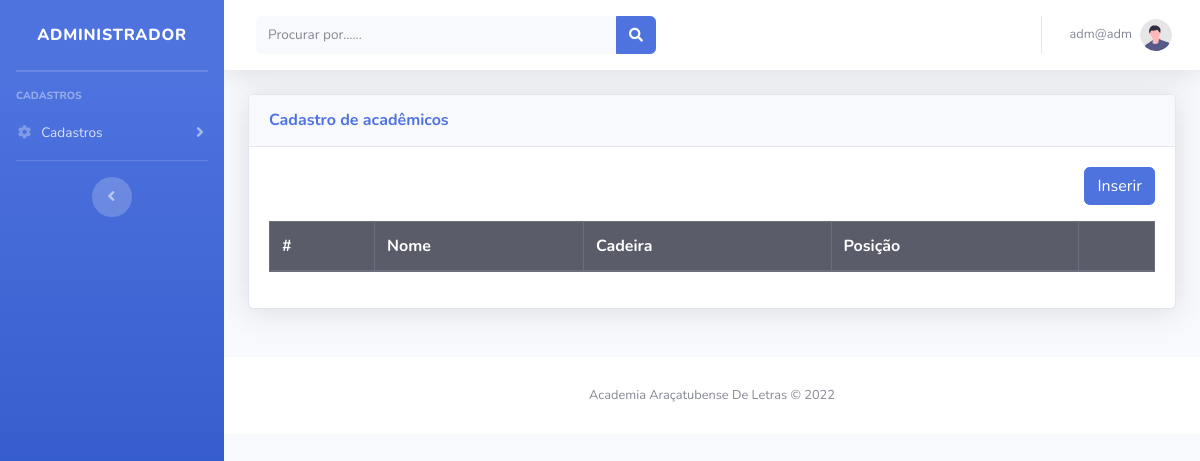
/modulos/academicos/academicos.php (signed in), run on an earlier commit of the app's database.
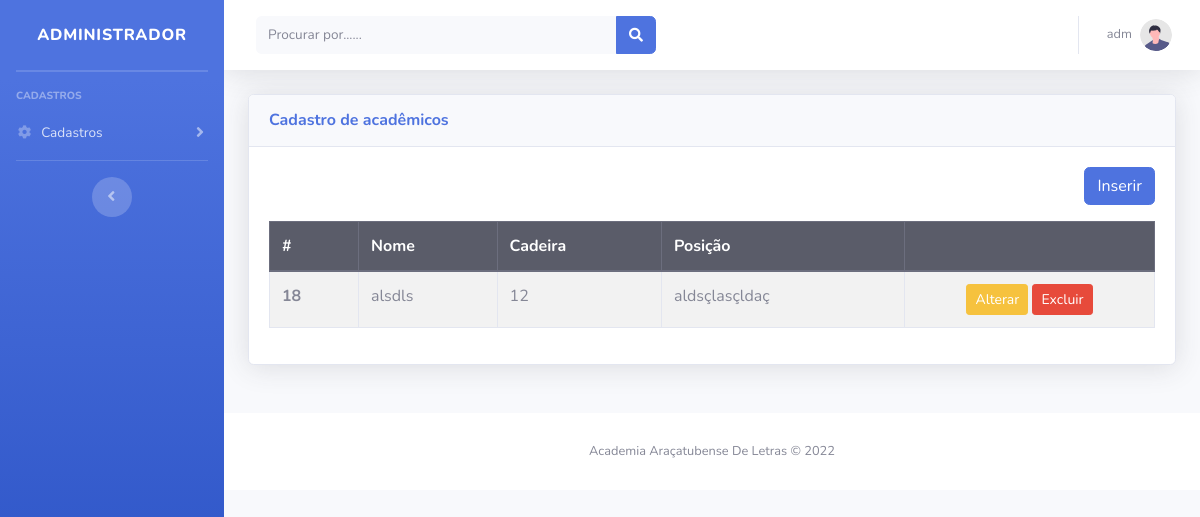
And on a later commit of the database.
### tables this page shows
CREATE TABLE `usuario` (
  `id` int(11) NOT NULL,
  `nome` varchar(150) NOT NULL,
  `email` varchar(100) NOT NULL,
  `telefone` bigint(20) NOT NULL,
  `senha` varchar(20) NOT NULL
);

CREATE TABLE `academicos` (
  `idAcad` int(11) NOT NULL,
  `nomeAcad` varchar(150) NOT NULL,
  `cadeiraAcad` varchar(10) NOT NULL,
  `posicaoAcad` varchar(50) NOT NULL,
  `sobreAcad` text NOT NULL,
  `fotoAcad` varchar(200) NOT NULL
);

### config.php (called while the page is built, shortened)
<?php
    function arquivo($file)
    {
        return ROOT_PATH . $file;
    }
    function usuario()
    {
        $id = $_SESSION['usuario'];
        $sql = "SELECT * FROM usuario WHERE id = $id";
        $query = $GLOBALS['conexaoBanco']->query($sql);
        return $query->fetch();
    }

### modulos/academicos/academicos.php (the view, shortened to what this page needs)
<!DOCTYPE html>
<html lang="pt-br">
<?php
include '../../config.php';
?>
<?php include_once path('template/head.php'); ?>
<body id="page-top">
    <div id="wrapper">
        <?php include_once path('template/sidebar.php'); ?>
        <div id="content-wrapper" class="d-flex flex-column">
            <div id="content">
                <?php include_once path('template/navbar.php'); ?>
                <div class="container-fluid">
                    <div class="row">
                        <div class="col-12 mb-4">
                            <div class="card shadow mb-4">
                                <div class="card-header py-3">
                                    <h6 class="m-0 font-weight-bold text-primary">Cadastro de acadêmicos</h6>
                                </div>
                                <div class="card-body">
                                    <div class="text-right mb-3">
                                        <a class="btn btn-primary" href="inserirAcad.php">Inserir</a>
                                    </div>
                                    <table class="table table-bordered table-striped">
                                        <thead>
                                            <tr class="thead-dark">
                                                <th>#</th>
                                                <th>Nome</th>
                                                <th>Cadeira</th>
                                                <th>Posição</th>
                                                <th></th>
                                            </tr>
                                        </thead>
                                        <tbody>
                                            <?php
                                            $pdo = Banco::conectar();
                                            $sql = 'SELECT * FROM  academicos';
                                            foreach ($pdo->query($sql) as $row) { ?>
                                                <tr>
                                                    <th scope="row"><?= $row['idAcad'] ?></th>
                                                    <td><?= $row['nomeAcad'] ?></td>
                                                    <td><?= $row['cadeiraAcad'] ?></td>
                                                    <td><?= $row['posicaoAcad'] ?></td>
                                                    <td width='250' class="text-center">
                                                        <a class="btn btn-sm btn-warning" href="alterarAcad.php?idAcad=<?= $row['idAcad'] ?>">Alterar</a>
                                                        <a class="btn btn-sm btn-danger" href="deleteAcad.php?idAcad=<?=  $row['idAcad'] ?>." onclick="return confirm('Deseja realmente apagar o registro?')">Excluir</a>
                                                    </td>
                                                </tr>
                                            <?php }
                                            ?>
                                        </tbody>
                                    </table>
                                </div>
                            </div>
                        </div>
                    </div>
                </div>
                <footer class="sticky-footer bg-white">
                    <div class="container my-auto">
                        <div class="copyright text-center my-auto">
                            <span>Academia Araçatubense De Letras &copy; 2022</span>
                        </div>
                    </div>
                </footer>
            </div>
        </div>
</body>
</html>

### template/navbar.php (shortened to what this page needs)
<nav class="navbar navbar-expand navbar-light bg-white topbar mb-4 static-top shadow">
    <form class="d-none d-sm-inline-block form-inline mr-auto ml-md-3 my-2 my-md-0 mw-100 navbar-search">
        <div class="input-group">
            <input type="text" class="form-control bg-light border-0 small" placeholder="Procurar por......" aria-label="Search" aria-describedby="basic-addon2">
            <div class="input-group-append">
                <button class="btn btn-primary" type="button">
                    <i class="fas fa-search fa-sm"></i>
                </button>
            </div>
        </div>
    </form>
    <ul class="navbar-nav ml-auto">
        <li class="nav-item dropdown no-arrow">
            <a class="nav-link dropdown-toggle" href="#" id="userDropdown" role="button" data-toggle="dropdown" aria-haspopup="true" aria-expanded="false">
                <span class="mr-2 d-none d-lg-inline text-gray-600 small"><?= usuario()['nome'] ?></span>
                <img class="img-profile rounded-circle" src="<?= arquivo('img/undraw_profile.svg') ?>">
            </a>
        </li>
    </ul>
</nav>

What changed in the data, as far as the page shows it:
changed usuario: nome "adm@adm" → "adm"
added academicos: idAcad "18", nomeAcad "alsdls", cadeiraAcad "12", posicaoAcad "aldsçlasçldaç"
